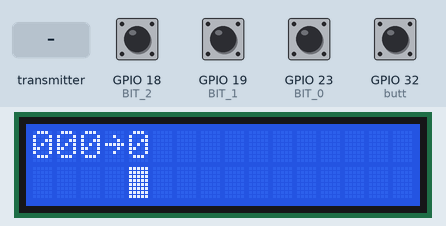
Recording of a program running on a simulated ESP32. Parts: 16×2 character LCD. The inputs (shaded band) are chosen by the test bench; at power-on: GPIO 18 (BIT_2), GPIO 19 (BIT_1), GPIO 23 (BIT_0) HIGH, GPIO 32 (butt) LOW. What the program prints to the serial monitor is not drawn.

Above: at 5.3 s.
5.4 s: the transmitter starts sending digit0 = 0
At 6.81 s:
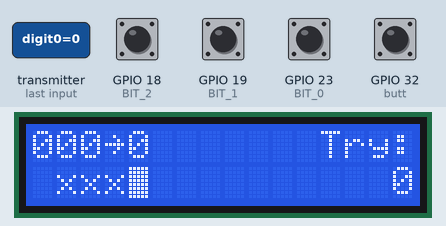
7.6 s: GPIO 32 (butt) pulled HIGH for 0.15 s
At 8.14 s:
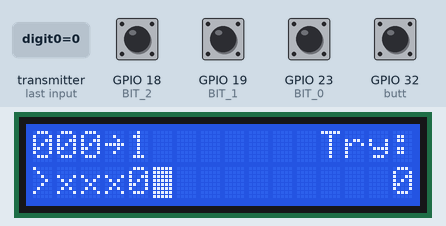
8.3 s: GPIO 18 (BIT_2) pulled LOW for 0.15 s
At 8.43 s:
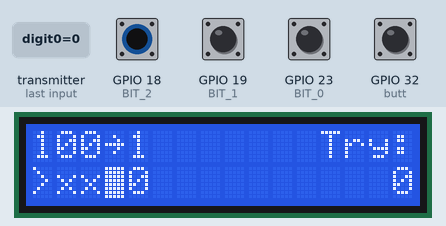
9.0 s: GPIO 19 (BIT_1) pulled LOW for 0.15 s
At 9.17 s:
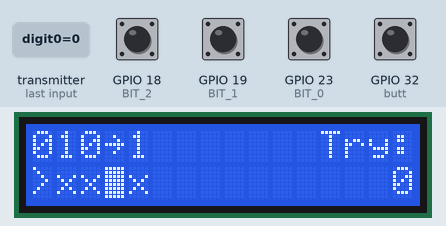
9.7 s: GPIO 23 (BIT_0) pulled LOW for 0.15 s
At 9.86 s:
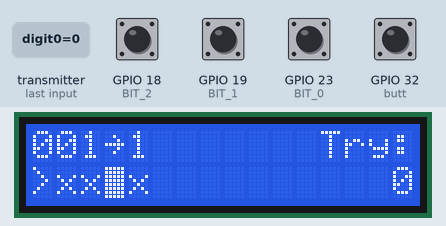
10.4 s: the transmitter starts sending digit1 = 1024
Timing chart, 0 to 13.4 s (numbered marks = the images above; inputs shaded):
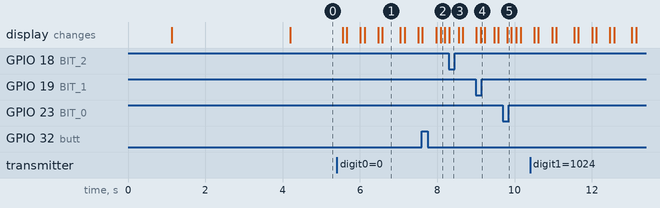

The program:

main.cpp
```cpp
#include <Arduino.h>
#include <esp_now.h>
#include <WiFi.h>
#include <Wire.h>
#include <LiquidCrystal_I2C.h>
#include "customChars.h"
#include <OneButton.h>

#define LCD_SCREEN_LIMIT 16-1
#define BIT_0 23
#define BIT_1 19
#define BIT_2 18

// Set the I2C address, columns (20), and rows (4)
// LiquidCrystal_I2C lcd(0x27, 20, 4); // 0x27 is for 20x4 LCD HD44780
LiquidCrystal_I2C lcd(0x27, 16, 2); // 0x27 is for 20x4 LCD HD44780
// LiquidCrystal_I2C lcd(0x3F, 16, 2); // 0x3F is for 16x2 LCD HD44780
OneButton butt(32, false, false);

// --- Function Prototypes ---
void handleClick();

int bit_ctr = 0;
bool old_state = false;
int guessArray[4] = {0, 0, 0, 0};
bool enterBit = false;
int try_attempt = 0;

// --- Debounce Configuration ---
// Time (in ms) to ignore further signals after the initial interrupt.
const unsigned long debounceDelay = 500;

// Variable to track the last time the interrupt was successfully handled
// Must be volatile as it's modified within the ISR
volatile unsigned long lastDebounceTime = 0;

/**
 * @brief Toggles the LED state whenever the interrupt pin state changes.
 * * IMPORTANT: ISRs must be fast and contain minimal code. Avoid 'delay()'
 * and excessive computation. Use the 'volatile' keyword for shared variables.
 */
void IRAM_ATTR handleInterrupt()
{
  // Read the current time inside the ISR
  unsigned long currentMillis = millis();

  // Check if enough time has passed since the last valid interrupt
  if ((currentMillis - lastDebounceTime) > debounceDelay)
  {

    enterBit ^= 1;
  }
  // Reset the debounce timer
  lastDebounceTime = currentMillis;
}

// REPLACE WITH THE MAC Address of your receiver
// Receiver MAC: 3C:71:BF:FD:44:6C
// Receiver MAC: 78:E3:6D:11:26:30

// So Below please upload the server/random-number-generator NOT the player's MAC Address

// uint8_t broadcastAddress[] = {0x3C, 0x71, 0xBF, 0xFD, 0x44, 0x6C};

// uint8_t broadcastAddress[] = {0x60, 0x55, 0xF9, 0x7B, 0xAC, 0x60}; // (1)
// uint8_t broadcastAddress[] = {0x60, 0x55, 0xF9, 0x7B, 0xA8, 0x74}; // (2)
uint8_t broadcastAddress[] = {0x60, 0x55, 0xF9, 0x7B, 0x92, 0xD0}; // (3)
// uint8_t broadcastAddress[] = {0x60, 0x55, 0xF9, 0x7B, 0x91, 0xA0}; // (4)
// uint8_t broadcastAddress[] = {0x60, 0x55, 0xF9, 0x7B, 0x93, 0xF8}; // (5)
// uint8_t broadcastAddress[] = {0x60, 0x55, 0xF9, 0x7B, 0x9B, 0x40}; // (6)
// uint8_t broadcastAddress[] = {0x60, 0x55, 0xF9, 0x7B, 0xAC, 0xAC}; // (7)
// uint8_t broadcastAddress[] = {0x78, 0xE3, 0x6D, 0x11, 0x26, 0x30}; // (8)
// uint8_t broadcastAddress[] = {0x60, 0x55, 0xF9, 0x7B, 0xAD, 0xD0}; // (9)

// uint8_t broadcastAddress[] = {0x9C, 0x13, 0x9E, 0x69, 0xC2, 0x74}; // (1.1)
// uint8_t broadcastAddress[] = {0x9C, 0x13, 0x9E, 0x74, 0xC5, 0x9C}; // (1.2)
// uint8_t broadcastAddress[] = {0x9C, 0x13, 0x9E, 0x68, 0xC3, 0x1C}; // (1.3)
// uint8_t broadcastAddress[] = {0x9C, 0x13, 0x9E, 0x68, 0x8E, 0x08}; // (1.4)
// uint8_t broadcastAddress[] = {0x9C, 0x13, 0x9E, 0x68, 0x5F, 0xFC}; // (1.5)

// Structure example to send data
// Must match the receiver structure
typedef struct struct_message
{
  int digit0;
  int digit1;
  int digit2;
  int digit3;
  int guess_status;

} struct_message;

// Variable to store if sending data was successful
String success;

// Define variables to store incoming readings
int incomingDigit[4] = {0, 0, 0, 0};
// int incomingGuess_status;

// Create a struct_message to sendData
struct_message sendData;

// Create a struct_message to hold incoming data
struct_message incomingCode;

esp_now_peer_info_t peerInfo;

// Callback when data is sent
void OnDataSent(const uint8_t *mac_addr, esp_now_send_status_t status)
{
  Serial.print("\r\nLast Packet Send Status:\t");
  Serial.println(status == ESP_NOW_SEND_SUCCESS ? "Delivery Success" : "Delivery Fail");
  if (status == 0)
  {
    success = "Delivery Success :)";
    // lcd.setCursor(LCD_SCREEN_LIMIT, 0);
    // lcd.print((char)B01011110); // '^'
  }
  else
  {
    success = "Delivery Fail :(";
    // lcd.setCursor(LCD_SCREEN_LIMIT, 0);
    // lcd.print("?");
  }
  try_attempt++;
}

// Callback when data is received
int incoming_len = 0;
void OnDataRecv(const uint8_t *mac, const uint8_t *incomingData, int len)
{
  memcpy(&incomingCode, incomingData, sizeof(incomingCode));
  Serial.print("Bytes received: ");
  Serial.println(len);

  incoming_len = len;
  incomingDigit[0]= incomingCode.digit3;
  incomingDigit[1]= incomingCode.digit2;
  incomingDigit[2]= incomingCode.digit1;
  incomingDigit[3]= incomingCode.digit0;

  // Print Sender MAC
  Serial.print("Sender MAC Address: ");
  for (int i = 0; i < 6; i++) {
    Serial.printf("%02X", mac[i]);
    if (i < 5) Serial.print(":");
  }
  Serial.println();

  Serial.printf("Master Resp. >> %d%d%d%d\n---\n", incomingDigit[0], incomingDigit[1], incomingDigit[2], incomingDigit[3]);

  // incomingGuess_status = incomingCode.guess_status;
}

void inputMatrixTranslte(bool enterPin, bool *arr){
  for (int i = 0; i < 5; i++)
  {
    if (i < 3)
    {
      if (arr[i] > 0)
      {
        lcd.setCursor(LCD_SCREEN_LIMIT - i, 1);
        lcd.write(6);
      }
      else if (arr[i] == 0)
      {
        lcd.setCursor(LCD_SCREEN_LIMIT - i, 1);
        lcd.print('0');
      }
    }
    else if (i == 3)
    {
      lcd.setCursor(LCD_SCREEN_LIMIT - i, 1);
      lcd.print('-');
    }
    else if (i == 4)
    {
      if (enterPin > 0)
      {
        lcd.setCursor(LCD_SCREEN_LIMIT - i, 1);
        lcd.write(6);
      }
      else if (enterPin == 0)
      {
        lcd.setCursor(LCD_SCREEN_LIMIT - i, 1);
        lcd.print('0');
      }
    }
  }
}

void handleClick() {
  enterBit ^= 1;
}

void invertedHello(){
  diagonalFlipChar(flippedHeitch, 1);
  lcd.createChar(0, flippedHeitch);
  lcd.setCursor(10, 1);
  lcd.write(0);

  diagonalFlipChar(flippedEe, 1);
  lcd.createChar(1, flippedEe);
  lcd.setCursor(9, 1);
  lcd.write(1);

  diagonalFlipChar(flippedeL, 1);
  lcd.createChar(2, flippedeL);
  lcd.setCursor(8, 1);
  lcd.write(2);

  lcd.setCursor(7, 1);
  lcd.write(2);

  diagonalFlipChar(flippedOw, 1);
  lcd.createChar(4, flippedOw);
  lcd.setCursor(6, 1);
  lcd.write(4);

  diagonalFlipChar(flippedExclamation, 1);
  lcd.createChar(5, flippedExclamation);
  lcd.setCursor(5, 1);
  lcd.write(5);

  diagonalFlipChar(flippedOne, 1);
  lcd.createChar(6, flippedOne);
}

void setup()
{

  Serial.begin(115200);
  delay(1000);

  Serial.println("BINUS CompEng's Wordle!");
  pinMode(BIT_0, INPUT_PULLUP);
  pinMode(BIT_1, INPUT_PULLUP);
  pinMode(BIT_2, INPUT_PULLUP);

  pinMode(32, INPUT_PULLDOWN);
  butt.attachClick(handleClick);

  // attachInterrupt(digitalPinToInterrupt(32), handleInterrupt, FALLING);

  lcd.init();
  lcd.backlight();
  lcd.clear();

  // Set device as a Wi-Fi Station
  WiFi.mode(WIFI_STA);

  // Init ESP-NOW
  if (esp_now_init() != ESP_OK)
  {
    Serial.println("Error initializing ESP-NOW");
    return;
  }

  // Once ESPNow is successfully Init, we will register for Send CB to
  // get the status of Trasnmitted packet
  esp_now_register_send_cb(esp_now_send_cb_t(OnDataSent));

  // Register peer
  memcpy(peerInfo.peer_addr, broadcastAddress, 6);
  peerInfo.channel = 0;
  peerInfo.encrypt = false;

  // Add peer
  if (esp_now_add_peer(&peerInfo) != ESP_OK)
  {
    Serial.println("Failed to add peer");
    // lcd.setCursor(9, 0);
    // lcd.print("x");
    return;
  }

  lcd.setCursor(5, 0);
  lcd.printf("HELLO!");

  invertedHello();

  // Register for a callback function that will be called when data is received
  esp_now_register_recv_cb(esp_now_recv_cb_t(OnDataRecv));

  Serial.print("Receiver MAC: ");
  Serial.println(WiFi.macAddress());

  delay(3000);

  // Clear greetings on RAM and ROM
  lcd.clear();
  lcd.createChar(0, blankChar);
  lcd.createChar(1, blankChar);
  lcd.createChar(2, blankChar);
  lcd.createChar(3, blankChar);
  lcd.createChar(4, blankChar);
  lcd.createChar(5, blankChar);
  lcd.createChar(6, blankChar);

}

void loop()
{
  // put your main code here, to run repeatedly:
  butt.tick();
  bool inBit[3] = {!digitalRead(18), !digitalRead(19), !digitalRead(23)};

  lcd.setCursor(0, 0);
  lcd.print(inBit[0]);

  lcd.setCursor(1, 0);
  lcd.print(inBit[1]);

  lcd.setCursor(2, 0);
  lcd.print(inBit[2]);

  lcd.setCursor(3, 0);
  lcd.print((char)B01111110); // '-'

  lcd.setCursor(4, 0);
  lcd.print(enterBit);

  // lcd.printf("%d%d%d-%d", inBit[0], inBit[1], inBit[2], enterBit);

  // print diagonally matrix-translate binary input digit
  // inputMatrixTranslte(enterBit, inBit);

// Convert Binary to Decimal->Show it to LCD->Send guess decimal guess array
  int code_digit = 4;

  // Blink cursor at number decimal entry
  lcd.setCursor(code_digit - bit_ctr, 1);
  lcd.cursor_on();
  lcd.blink_on();

  // If the input is entered or not
  if (enterBit != old_state)
  {

    if (bit_ctr < code_digit)
    {
      for (int j = 0; j < 3; j++)
      {
        guessArray[bit_ctr] += inBit[j] * pow(2, 2 - j);
        Serial.printf("iter = %d - inBit = %d - number = %d\n", bit_ctr, inBit[j], guessArray[bit_ctr]);
      }

      lcd.setCursor(0, 1);
      lcd.print(">");
      lcd.setCursor(code_digit - bit_ctr, 1);
      lcd.print(guessArray[bit_ctr]);

      bit_ctr++;
    }
    else if (bit_ctr == code_digit)
    {
      sendData.digit3 = guessArray[3];
      sendData.digit2 = guessArray[2];
      sendData.digit1 = guessArray[1];
      sendData.digit0 = guessArray[0];

      bit_ctr = 0;
      guessArray[0] = 0;
      guessArray[1] = 0;
      guessArray[2] = 0;
      guessArray[3] = 0;

      lcd.setCursor(0, 1);
      lcd.print(">");
      lcd.setCursor(4, 1);
      lcd.print((char)guessArray[3]);
      lcd.setCursor(3, 1);
      lcd.print((char)guessArray[2]);
      lcd.setCursor(2, 1);
      lcd.print((char)guessArray[1]);
      lcd.setCursor(1, 1);
      lcd.print((char)guessArray[0]);

      // Send message via ESP-NOW
      esp_err_t result = esp_now_send(broadcastAddress, (uint8_t *)&sendData, sizeof(sendData));

      if (result == ESP_OK)
      {
        Serial.println("Sent with success");
      }
      else
      {
        Serial.println("Error sending the data");
      }
    }

    old_state = enterBit;
    Serial.printf("ctr = %d - xor_state = %d\n", bit_ctr, enterBit);
    Serial.printf(">%d%d%d%d\n", guessArray[3], guessArray[2], guessArray[1], guessArray[0]);
  }

  if(incoming_len > 0){

    for (int i = 0; i < 4; i++) {
      lcd.setCursor(4-i,1);
      // lcd.print(incomingDigit[3-i]);
      if(incomingDigit[3-i] == 0){
        lcd.print("x");
      }
      else if (incomingDigit[3-i] == 1) {
        lcd.print("?");
      }
      else if (incomingDigit[3-i] == 2) {
        if(i == 0) lcd.print(sendData.digit0);
        else if (i == 1) lcd.print(sendData.digit1);
        else if (i == 2) lcd.print(sendData.digit2);
        else if (i == 3) lcd.print(sendData.digit3);
      }
    }

    lcd.setCursor(LCD_SCREEN_LIMIT-4,0);
    lcd.print(" Try:");
    lcd.setCursor(LCD_SCREEN_LIMIT,1);
    lcd.print(try_attempt);

    if (incomingCode.guess_status == 4){
      lcd.setCursor(LCD_SCREEN_LIMIT-4,0);
      lcd.print("YEAY:");
      try_attempt = 0;
    }
    incoming_len = 0;
  }

  delay(100);
}
```

customChars.h
```cpp
// CustomChars.h
#pragma once // Prevents the file from being included multiple times
#include <stdint.h>
#include <Arduino.h>

// Declaration of the constant byte arrays
// The 'extern' keyword tells the compiler the definition is in a different file.
// extern const uint8_t FLIPPED_H[8];
// extern const uint8_t FLIPPED_E[8];
// extern const uint8_t DEGREE_SYMBOL[8];
extern byte flippedOne[8];
extern byte blankChar[8];
extern void diagonalFlipChar(byte (&flip_arr)[8], bool type);
extern byte flippedHeitch[8];
extern byte flippedEe[8];
extern byte flippedeL[8];
extern byte flippedOw[8];
extern byte flippedExclamation[8];
// Declare all your custom characters here
```

letters.cpp
```cpp
#include <Arduino.h>
#include "CustomChars.h"

byte blankChar[8] = {
    B00000,
    B00000,
    B00000,
    B00000,
    B00000,
    B00000,
    B00000,
    B00000};

byte flippedOne[8] = {
    B01100,
    B10100,
    B00100,
    B00100,
    B00100,
    B00100,
    B00100,
    B11111};

byte flippedHeitch[8] = {
    B10001,
    B10001,
    B10001,
    B11111,
    B10001,
    B10001,
    B10001,
    B10001};

byte flippedEe[8] = {
    B11111,
    B10000,
    B10000,
    B11111,
    B10000,
    B10000,
    B10000,
    B11111};

byte flippedeL[8] = {
    B10000,
    B10000,
    B10000,
    B10000,
    B10000,
    B10000,
    B10000,
    B11111};

byte flippedOw[8] = {
    B11111,
    B10011,
    B10101,
    B10101,
    B10101,
    B10101,
    B11001,
    B11111};

byte flippedExclamation[8] = {
    B01110,
    B01110,
    B01110,
    B01110,
    B00000,
    B00100,
    B01110,
    B00100};

// Custom Character 0
byte DECIMAL_0[8] = {
    B01110,
    B10001,
    B10001,
    B10001,
    B10001,
    B10001,
    B01110,
    B00000
};

// Custom Character 1
byte DECIMAL_1[8] = {
    B00100,
    B01100,
    B00100,
    B00100,
    B00100,
    B00100,
    B01110,
    B00000
};

// Custom Character 2
byte DECIMAL_2[8] = {
    B01110,
    B10001,
    B00001,
    B00010,
    B00100,
    B01000,
    B11111,
    B00000
};

// Custom Character 3
byte DECIMAL_3[8] = {
    B11111,
    B00001,
    B00001,
    B01110,
    B00001,
    B00001,
    B11111,
    B00000
};

// Custom Character 4
byte DECIMAL_4[8] = {
    B10001,
    B10001,
    B10001,
    B11111,
    B00001,
    B00001,
    B00001,
    B00000
};

// Custom Character 5
byte DECIMAL_5[8] = {
    B11111,
    B10000,
    B10000,
    B11110,
    B00001,
    B00001,
    B11110,
    B00000
};

// Custom Character 6
byte DECIMAL_6[8] = {
    B01110,
    B10001,
    B10000,
    B11110,
    B10001,
    B10001,
    B01110,
    B00000
};

// Custom Character 7
byte DECIMAL_7[8] = {
    B11111,
    B00001,
    B00001,
    B00010,
    B00100,
    B00100,
    B00100,
    B00000
};

// Custom Character 8
byte DECIMAL_8[8] = {
    B01110,
    B10001,
    B01110,
    B10001,
    B01110,
    B10001,
    B01110,
    B00000
};

// Custom Character 9
byte DECIMAL_9[8] = {
    B01110,
    B10001,
    B10001,
    B01111,
    B00001,
    B00001,
    B01110,
    B00000
};

void diagonalFlipChar(byte (&flip_arr)[8], bool type)
{

    for (int i = 0; i < 8; i++)
    {
        byte temp = flip_arr[i];
        flip_arr[i] = flip_arr[7 - i];
        flip_arr[7 - i] = temp;
        i++;
    }
    if (type == 1)
    {
        for (int i = 0; i < 8; i++)
        {
            byte agent1 = B1;
            byte agent2 = B1;
            byte buffer = B0;

            for (int j = 0; j < 3; j++)
            {
                if (j < 2)
                {
                    agent1 = (flip_arr[i] & 1 << j) * pow(2, 4 - j * 2);
                    agent2 = (flip_arr[i] & 1 << 4 - j) * pow(2, 2 * j - 4);

                    buffer |= (agent1 | agent2);
                    // Serial.printf("j = %d - LSB = %d * %d - MSB = %d * %d\nagent1 = %d\nagent2 = %d\nbuffer = %d\n--\n", j, (flip_arr[i] & 1 << j), pow(2, 4 - j * 2), (flip_arr[i] & 1 << 4 - j), pow(2, 2 * j - 4), agent1, agent2, buffer);
                }
                else if (j == 2)
                {
                    buffer |= flip_arr[i] & 1 << j;
                    // Serial.printf("buffer = %d\n---\n", buffer);
                }
            }
            flip_arr[i] = buffer;
        }
    }
}
```

Measured:
- after the input at 5.4 s, the display: first changes after 0.15 s (image 1 shows a later state)
- after the input at 7.6 s, the display: first differs from a run without the input after 0.49 s (image 2)
- after the input at 9.0 s, the display: first differs from a run without the input after 0.12 s (image 4)
- after the input at 9.7 s, the display: changes after 0.11 s (image 5)
- what the display in image 1 shows lasts 0.4 s, from 6.6 s to 7.0 s
